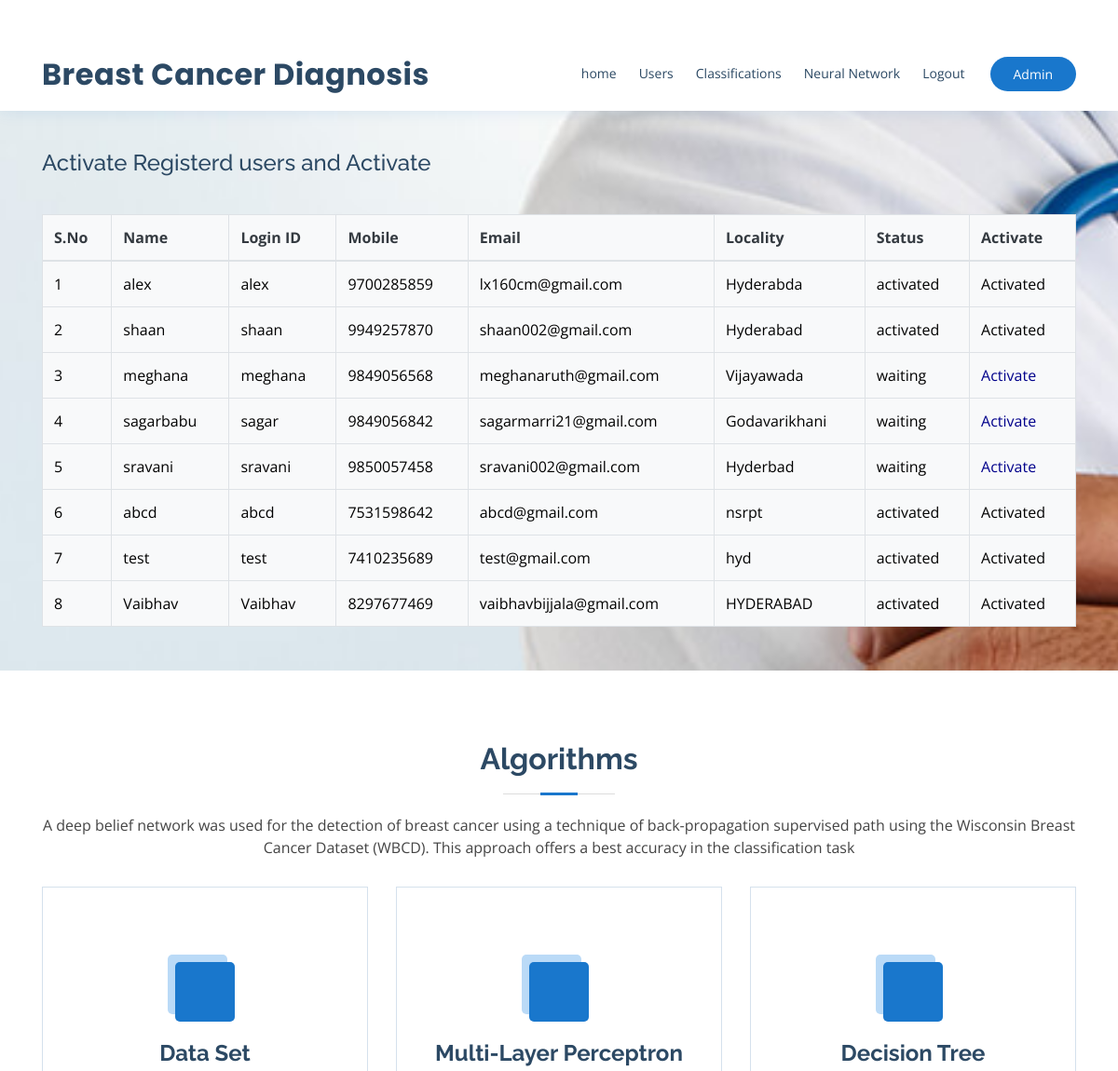
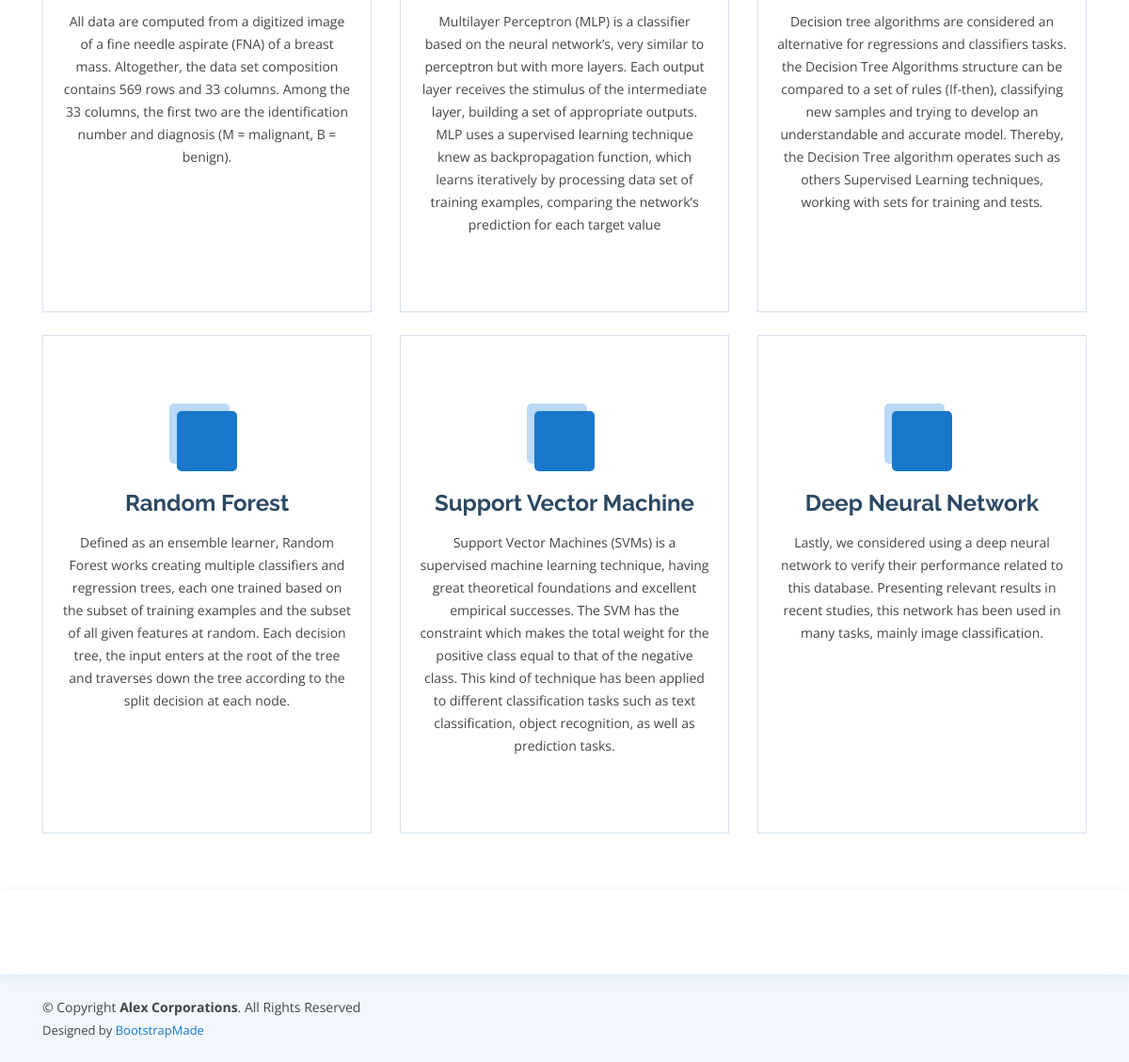
Page /DiagnosisUsers/ on the committed database (2 pictures, top to bottom).
### users/models.py (models this page shows, shortened)
class DiagnosisUserRegistrationModel(models.Model):
    name = models.CharField(max_length=100)
    loginid = models.CharField(unique=True, max_length=100)
    password = models.CharField(max_length=100)
    mobile = models.CharField(unique=True, max_length=100)
    email = models.CharField(unique=True, max_length=100)
    locality = models.CharField(max_length=100)
    address = models.CharField(max_length=1000)
    city = models.CharField(max_length=100)
    state = models.CharField(max_length=100)
    status = models.CharField(max_length=100)
    class Meta:
        db_table = 'DiagnosisUsers'

### admins/views.py (the view)
# urls.py: path('DiagnosisUsers/', admins.DiagnosisUsers, name='DiagnosisUsers'),
def DiagnosisUsers(request):
    data = DiagnosisUserRegistrationModel.objects.all()
    return render(request, 'admins/DiagnosisUsers.html',{'data':data})

### assets/templates/admins/DiagnosisUsers.html
{%extends 'admins/adminbase.html'%}
{%block contents%}
<section id="hero" class="d-flex align-items-center">
    <div class="container">
        <br/><br/><br/><br/><br/><br/>
        <h2>Activate Registerd users and Activate</h2><br/>
        <p>
            <table class="table table-bordered bg-light text-dark">
    <thead>
      <tr>
        <th>S.No</th>
        <th>Name</th>
        <th>Login ID</th>
        <th>Mobile</th>
        <th>Email</th>
        <th>Locality</th>
        <th>Status</th>
        <th>Activate</th>
      </tr>
    </thead>
    <tbody>
    {% for i in data %}
                                            <tr style="color: Black">
                                                <td>{{forloop.counter}}</td>
                                                <td>{{i.name}}</td>
                                                <td>{{i.loginid}}</td>
                                                <td>{{i.mobile}}</td>
                                                <td>{{i.email}}</td>
                                                <td>{{i.locality}}</td>
                                                <td>{{i.status}}</td>
                                                {% if i.status == 'waiting' %}
                                                <td><a class="btn-link" href="/AdminActivaUsers/?uid={{ i.id }}"
                                                       style="color:DARKBLUE">Activate</a></td>
                                                {% else %}
                                                <td> Activated</td>
                                                {% endif %}
                                            </tr>
                                            {% endfor %}
    </tbody>
  </table>
        </p>
        <br/>
    </div>
</section>
{%endblock%}

### assets/templates/admins/adminbase.html (shortened to what this page needs)
{%load static%}
<!DOCTYPE html>
<html lang="en">
<head>
  <link href="{%static 'vendor/bootstrap/css/bootstrap.min.css'%}" rel="stylesheet">
  <link href="{%static 'vendor/icofont/icofont.min.css'%}" rel="stylesheet">
  <link href="{%static 'vendor/boxicons/css/boxicons.min.css'%}" rel="stylesheet">
  <link href="{%static 'vendor/venobox/venobox.css'%}" rel="stylesheet">
  <link href="{%static 'vendor/animate.css/animate.min.css'%}" rel="stylesheet">
  <link href="{%static 'vendor/remixicon/remixicon.css'%}" rel="stylesheet">
  <link href="{%static 'vendor/owl.carousel/owl.carousel.min.css'%}" rel="stylesheet">
  <link href="{%static 'vendor/bootstrap-datepicker/css/bootstrap-datepicker.min.css'%}" rel="stylesheet">
  <link href="{%static 'css/style.css'%}" rel="stylesheet">
</head>
<body>
  <div id="topbar" class="d-none d-lg-flex align-items-center fixed-top">
  </div>
  <header id="header" class="fixed-top">
    <div class="container d-flex align-items-center">
      <h1 class="logo mr-auto"><a href="#">Breast Cancer Diagnosis</a></h1>
      <nav class="nav-menu d-none d-lg-block">
        <ul>
          <li><a href="{%url 'AdminHome'%}">home</a></li>
          <li><a href="{%url 'DiagnosisUsers'%}">Users</a></li>
          <li><a href="{%url 'AdminClassificationReports'%}">Classifications</a></li>
          <li><a href="{%url 'AdminNeuralNetworks'%}">Neural Network</a> </li>
          <li><a href="{%url 'logout'%}">Logout</a></li>
        </ul>
      </nav>
      <a href="#appointment" class="appointment-btn scrollto">Admin</a>
    </div>
  </header>
  {%block contents%}
  {%endblock%}
<br/><br/><br/><br/><br/><br/><br/><br/><br/>
 <section id="services" class="services">
      <div class="container">
        <div class="section-title">
          <h2>Algorithms</h2>
          <p>A deep belief network was used for the detection of breast cancer using a technique of back-propagation supervised path using the Wisconsin Breast Cancer Dataset (WBCD). This approach offers a best accuracy in the classification task</p>
        </div>
        <div class="row">
          <div class="col-lg-4 col-md-6 d-flex align-items-stretch">
            <div class="icon-box">
              <div class="icon"><i class="icofont-heart-beat"></i></div>
              <h4><a href="">Data Set</a></h4>
              <p>All data are computed from a digitized image of a fine needle aspirate (FNA) of a breast mass. Altogether, the data set composition contains 569 rows and 33 columns. Among the 33 columns, the first two are the identification number and diagnosis (M = malignant, B = benign).</p>
            </div>
          </div>
          <div class="col-lg-4 col-md-6 d-flex align-items-stretch mt-4 mt-md-0">
            <div class="icon-box">
              <div class="icon"><i class="icofont-drug"></i></div>
              <h4><a href="">Multi-Layer Perceptron</a></h4>
              <p>Multilayer Perceptron (MLP) is a classifier based on the neural network’s, very similar to perceptron but with more layers. Each output layer receives the stimulus of the intermediate layer, building a set of appropriate outputs. MLP uses a supervised learning technique knew as backpropagation function, which learns iteratively by processing data set of training examples, comparing the network’s prediction for each target value</p>
            </div>
          </div>
          <div class="col-lg-4 col-md-6 d-flex align-items-stretch mt-4 mt-lg-0">
            <div class="icon-box">
              <div class="icon"><i class="icofont-dna-alt-2"></i></div>
              <h4><a href="">Decision Tree</a></h4>
              <p>Decision tree algorithms are considered an alternative for regressions and classifiers tasks. the Decision Tree Algorithms structure can be compared to a set of rules (If-then), classifying new samples and trying to develop an understandable and accurate model. Thereby, the Decision Tree algorithm operates such as others Supervised Learning techniques, working with sets for training and tests.</p>
            </div>
          </div>
          <div class="col-lg-4 col-md-6 d-flex align-items-stretch mt-4">
            <div class="icon-box">
              <div class="icon"><i class="icofont-heartbeat"></i></div>
              <h4><a href="">Random Forest</a></h4>
              <p>Defined as an ensemble learner, Random Forest works creating multiple classifiers and regression trees, each one trained based on the subset of training examples and the subset of all given features at random. Each decision tree, the input enters at the root of the tree and traverses down the tree according to the split decision at each node.</p>
            </div>
          </div>
          <div class="col-lg-4 col-md-6 d-flex align-items-stretch mt-4">
            <div class="icon-box">
              <div class="icon"><i class="icofont-disabled"></i></div>
              <h4><a href="">Support Vector Machine</a></h4>
              <p>Support Vector Machines (SVMs) is a supervised machine learning technique, having great theoretical foundations and excellent empirical successes. The SVM has the constraint which makes the total weight for the positive class equal to that of the negative class. This kind of technique has been applied to different classification tasks such as text classification, object recognition, as well as prediction tasks.</p>
            </div>
          </div>
          <div class="col-lg-4 col-md-6 d-flex align-items-stretch mt-4">
            <div class="icon-box">
              <div class="icon"><i class="icofont-autism"></i></div>
              <h4><a href="">Deep Neural Network</a></h4>
              <p>Lastly, we considered using a deep neural network to verify their performance related to this database. Presenting relevant results in recent studies, this network has been used in many tasks, mainly image classification.</p>
            </div>
          </div>
        </div>
      </div>
    </section>
  <footer id="footer">
    <div class="footer-top">
    </div>
    <div class="container d-md-flex py-4">
      <div class="mr-md-auto text-center text-md-left">
        <div class="copyright">
          &copy; Copyright <strong><span>Alex Corporations</span></strong>. All Rights Reserved
        </div>
        <div class="credits">
            Designed by <a href="https://bootstrapmade.com/">BootstrapMade</a>
        </div>
      </div>
    </div>
  </footer>
</body>
</html>

### assets/static/css/style.css (style rules this page uses)
body { font-family: "Open Sans", sans-serif; color: #444444; }
a { color: #1977cc; }
h1, h2, h3, h4, h5, h6 { font-family: "Raleway", sans-serif; }
#topbar { background: #fff; height: 40px; font-size: 14px; transition: all 0.5s; }
#header { background: #fff; transition: all 0.5s; z-index: 997; padding: 15px 0; top: 40px; box-shadow: 0px 2px 15px rgba(25, 119, 204, 0.1); }
#header .logo { font-size: 32px; margin: 0; padding: 0; line-height: 1; font-weight: 700; letter-spacing: 0.5px; font-family: "Poppins", sans-serif; }
#header .logo a { color: #2c4964; }
.nav-menu ul { margin: 0; padding: 0; list-style: none; }
.nav-menu > ul { display: flex; }
.nav-menu > ul > li { position: relative; white-space: nowrap; padding: 8px 0 8px 20px; }
.nav-menu a { display: block; position: relative; color: #2c4964; transition: 0.3s; font-size: 14px; font-family: "Open Sans", sans-serif; padding: 5px 2px; border-bottom: 2px solid #fff; }
.appointment-btn { margin-left: 25px; background: #1977cc; color: #fff; border-radius: 50px; padding: 8px 25px; white-space: nowrap; transition: 0.3s; font-size: 14px; display: inline-block; }
.mobile-nav { position: fixed; top: 55px; right: 15px; bottom: 15px; left: 15px; z-index: 9999; overflow-y: auto; background: #fff; transition: ease-in-out 0.2s; opacity: 0; visibility: hidden; border-radius: 10px; padding: 10px 0; }
.mobile-nav * { margin: 0; padding: 0; list-style: none; }
.mobile-nav a { display: block; position: relative; color: #2c4964; padding: 10px 20px; font-weight: 500; outline: none; }
#hero { width: 100%; height: 90vh; background: url("../img/hero-bg.jpg") top center; background-size: cover; position: relative; margin-bottom: -200px; }
#hero .container { position: relative; }
#hero h2 { color: #2c4964; margin: 10px 0 0 0; font-size: 24px; }
@media (min-width: 1024px) { #hero { background-attachment: fixed; } }
section { padding: 60px 0; overflow: hidden; }
.section-title { text-align: center; padding-bottom: 30px; }
.section-title h2 { font-size: 32px; font-weight: bold; margin-bottom: 20px; padding-bottom: 20px; position: relative; color: #2c4964; }
.section-title h2::before { content: ''; position: absolute; display: block; width: 120px; height: 1px; background: #ddd; bottom: 1px; left: calc(50% - 60px); }
.section-title h2::after { content: ''; position: absolute; display: block; width: 40px; height: 3px; background: #1977cc; bottom: 0; left: calc(50% - 20px); }
.section-title p { margin-bottom: 0; }
.services .icon-box { text-align: center; border: 1px solid #d5e1ed; padding: 80px 20px; transition: all ease-in-out 0.3s; }
.services .icon-box .icon { margin: 0 auto; width: 64px; height: 64px; background: #1977cc; border-radius: 5px; transition: all .3s ease-out 0s; display: flex; align-items: center; justify-content: center; margin-bottom: 20px; transform-style: preserve-3d; }
.services .icon-box .icon i { color: #fff; font-size: 28px; }
.services .icon-box .icon::before { position: absolute; content: ''; left: -8px; top: -8px; height: 100%; width: 100%; background: #badaf7; border-radius: 5px; transition: all .3s ease-out 0s; transform: translateZ(-1px); }
.services .icon-box h4 { font-weight: 700; margin-bottom: 15px; font-size: 24px; }
.services .icon-box h4 a { color: #2c4964; }
.services .icon-box p { line-height: 24px; font-size: 14px; margin-bottom: 0; }
#footer { color: #444444; font-size: 14px; background: #f1f7fd; }
#footer .footer-top { padding: 60px 0 30px 0; background: #fff; box-shadow: 0px 2px 15px rgba(25, 119, 204, 0.1); }
#footer .credits { padding-top: 5px; font-size: 13px; color: #444444; }

### rows in the picture
DiagnosisUserRegistrationModel: name "alex", loginid "alex", mobile "9700285859", email "lx160cm@gmail.com", locality "Hyderabda", status "activated", shows "Activated"
DiagnosisUserRegistrationModel: name "shaan", loginid "shaan", mobile "9949257870", email "shaan002@gmail.com", locality "Hyderabad", status "activated", shows "Activated"
DiagnosisUserRegistrationModel: name "meghana", loginid "meghana", mobile "9849056568", email "meghanaruth@gmail.com", locality "Vijayawada", status "waiting"
DiagnosisUserRegistrationModel: name "sagarbabu", loginid "sagar", mobile "9849056842", email "sagarmarri21@gmail.com", locality "Godavarikhani", status "waiting"
DiagnosisUserRegistrationModel: name "sravani", loginid "sravani", mobile "9850057458", email "sravani002@gmail.com", locality "Hyderbad", status "waiting"
DiagnosisUserRegistrationModel: name "abcd", loginid "abcd", mobile "7531598642", email "abcd@gmail.com", locality "nsrpt", status "activated", shows "Activated"
DiagnosisUserRegistrationModel: name "test", loginid "test", mobile "7410235689", email "test@gmail.com", locality "hyd", status "activated", shows "Activated"
DiagnosisUserRegistrationModel: name "Vaibhav", loginid "Vaibhav", mobile "8297677469", email "vaibhavbijjala@gmail.com", locality "HYDERABAD", status "activated", shows "Activated"
